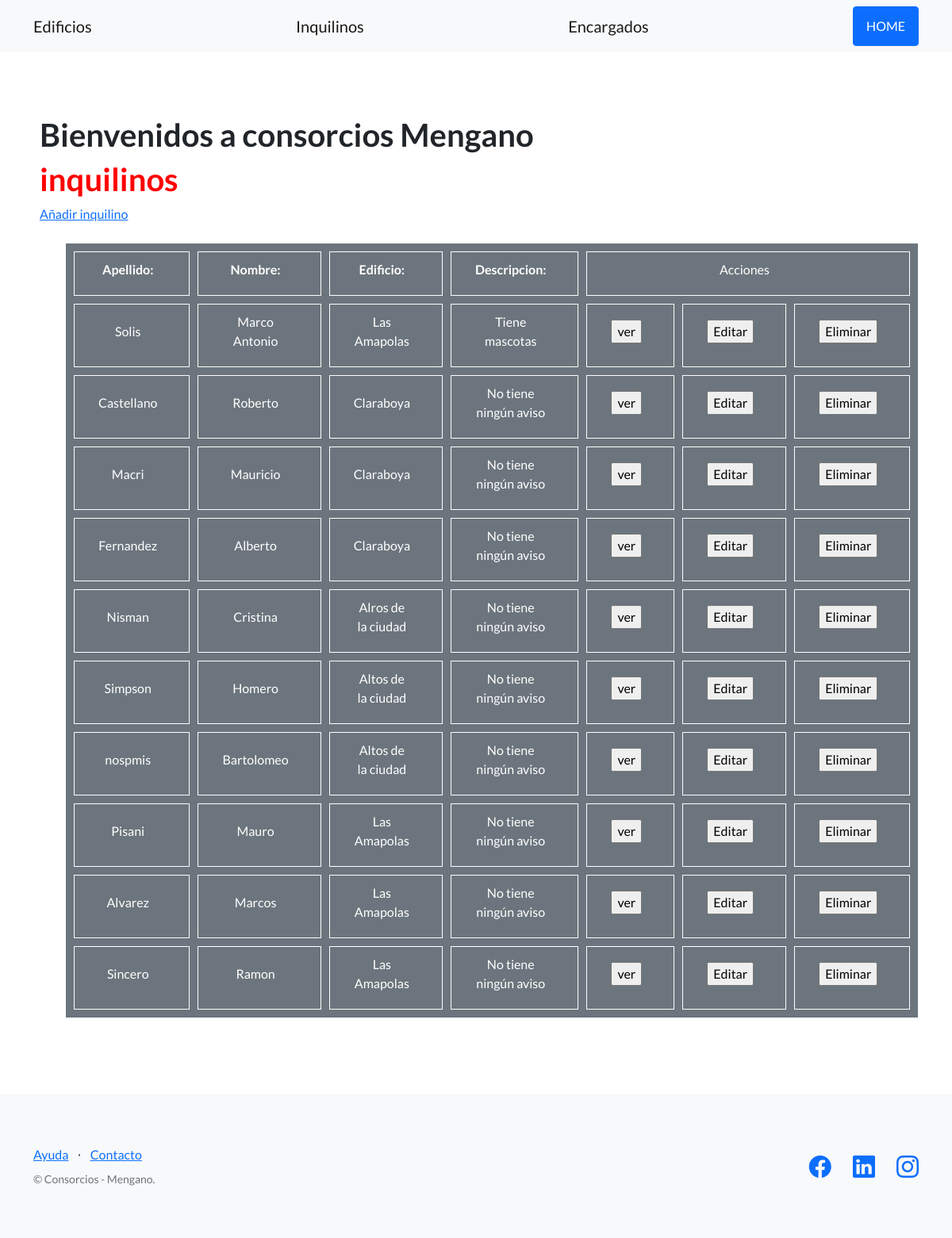
The page /edificios/inquilinos/ on the database as committed earlier.
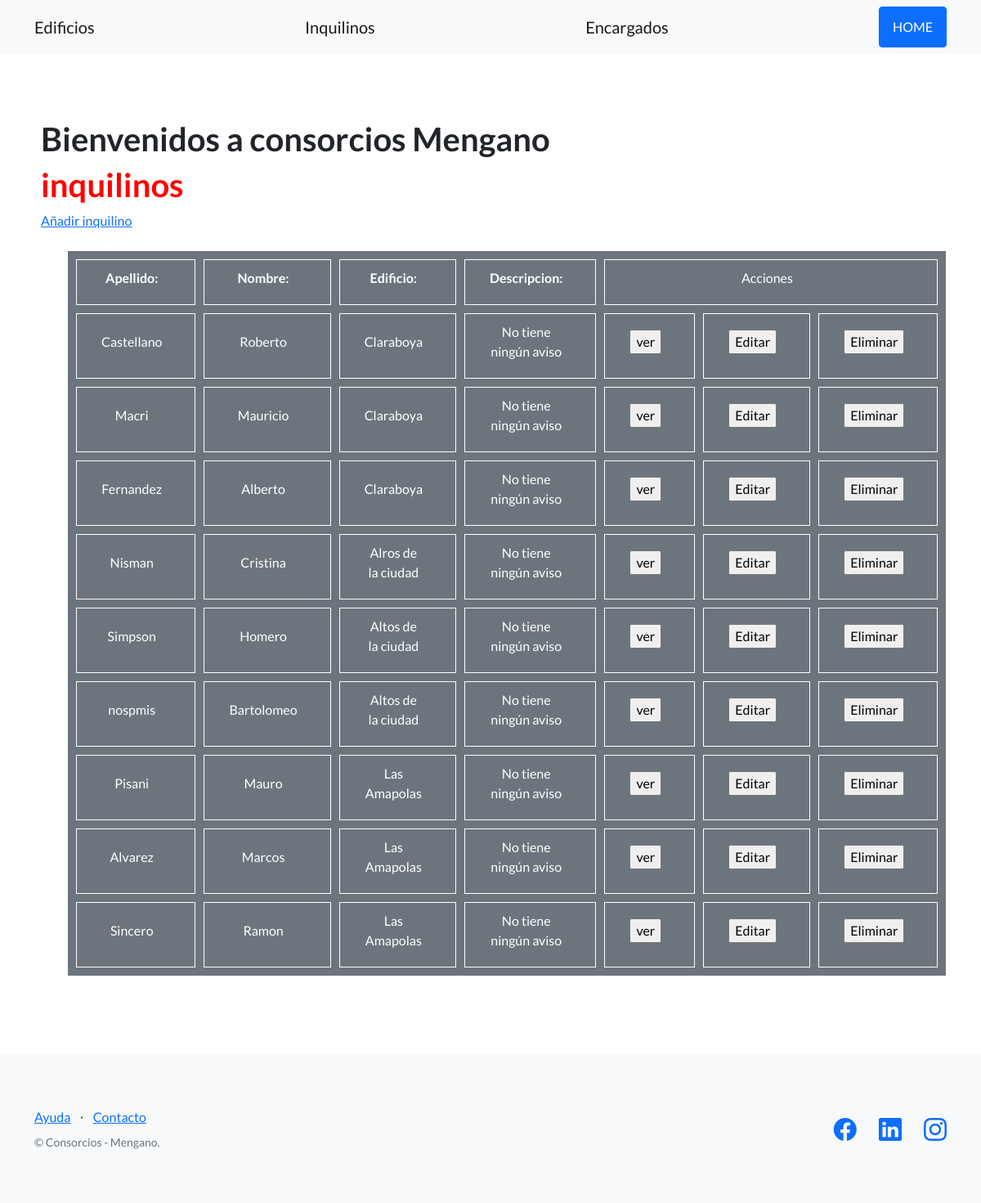
The same page on the database as committed later.
### edificios/models.py (models this page shows, shortened)
class Inquilino(models.Model):
    nombre = models.CharField(max_length=30)
    apellido = models.CharField(max_length=30)
    dni = models.CharField(max_length=32)
    email = models.EmailField()
    fecha_nacimiento = models.DateField(null=True) #El null=True es para no tener que completarlo
    edificio = models.CharField(max_length= 30)
    descripcion = models.CharField (max_length=200)

### edificios/views.py (the view)
# urls.py: path('inquilinos/', InquilinoListView.as_view(), name='listar_inquilinos'),
class InquilinoListView(ListView):
    model = Inquilino
    template_name = "edificios/lista_inquilinos.html"

### edificios/templates/edificios/lista_inquilinos.html (shortened to what this page needs)
{% extends 'edificios/base.html' %}
{% block contenido %}
<div>
{% include 'edificios/barra_saludo.html' %}
<h1 class= "titulos-consorcios">inquilinos</h1>
<a href= "{%url 'crear_inquilinos' %}">Añadir inquilino</a>
<br><br>
<ul>
<table>
  <tr>
    <th>Apellido:</th>
    <th>Nombre:</th>
    <th>Edificio:</th>
    <th>Descripcion:</th>
    <td colspan="3">Acciones</td>
  </tr>
  {% for inquilino in object_list %}
  <tr>
    <td>{{ inquilino.apellido}}</td>
    <td>{{ inquilino.nombre}}</td>
    <td>{{ inquilino.edificio}}</td>
    <td>{{ inquilino.descripcion}}</td>
    <td>
      <a href="{% url "ver_inquilino" inquilino.id %}" method="post">
        <input type="submit" value= "ver"/>
    </td>
    <td>
      <form action="{% url "editar_inquilino" inquilino.id %}" method="post">
      <input type="submit" value= "Editar"/>
    </td>
  <td>
      <form action="{% url "eliminar_inquilino" inquilino.id %}" method="post">
      <input type="submit" value= "Eliminar"/>
    </td>
  </tr>
  {% endfor %}
</table>
</ul>
</div>
{% endblock contenido %}

### edificios/templates/edificios/base.html (shortened to what this page needs)
{% load static %}
<!DOCTYPE html>
<html lang="en">
    <head>
        <link href="https://cdn.jsdelivr.net/npm/bootstrap-icons@1.5.0/font/bootstrap-icons.css" rel="stylesheet" type="text/css" />
        <link href="{% static 'css/styles.css' %}" rel="stylesheet" />
    </head>
    <body>
        <nav class="navbar navbar-light bg-light static-top">
            <div class="container">
                <a class="navbar-brand" href="{% url 'listar_edificios' %}">Edificios</a>
                <a class="navbar-brand" href="{% url 'listar_inquilinos' %}">Inquilinos</a>
                <a class="navbar-brand" href="{% url 'listar_encargados' %}">Encargados</a>
               <a class="btn btn-primary" href="{% url 'bienvenidos' %}">HOME</a>
            </div>
        </nav>
        <section style="padding:80px 50px;">
            {% block contenido %}
            {% endblock contenido %}
        </section>
        <footer class="footer bg-light">
            <div class="container">
                <div class="row">
                    <div class="col-lg-6 h-100 text-center text-lg-start my-auto">
                        <ul class="list-inline mb-2">
                            <li class="list-inline-item"><a href="#!">Ayuda</a></li>
                            <li class="list-inline-item">⋅</li>
                            <li class="list-inline-item"><a href="#!">Contacto</a></li>
                        </ul>
                        <p class="text-muted small mb-4 mb-lg-0">&copy; Consorcios - Mengano.</p>
                    </div>
                    <div class="col-lg-6 h-100 text-center text-lg-end my-auto">
                        <ul class="list-inline mb-0">
                            <li class="list-inline-item me-4">
                                <a href="https://www.facebook.com/mauro.p.curlo/"><i class="bi-facebook fs-3"></i></a>
                            </li>
                            <li class="list-inline-item me-4">
                                <a href="https://www.linkedin.com/in/mauro-pisani-curlo/"><i class="bi-linkedin fs-3"></i></a>
                            </li>
                            <li class="list-inline-item">
                                <a href="https://www.instagram.com/mauro.p.curlo/"><i class="bi-instagram fs-3"></i></a>
                            </li>
                        </ul>
                    </div>
                </div>
            </div>
        </footer>
    </body>
</html>

### edificios/templates/edificios/barra_saludo.html
<div>
    <h1>Bienvenidos a consorcios Mengano</h1>
</div>

Rows that differ between the two databases and show on the page:
removed Inquilino: apellido "Solis", nombre "Marco Antonio", edificio "Las Amapolas", descripcion "Tiene mascotas"
